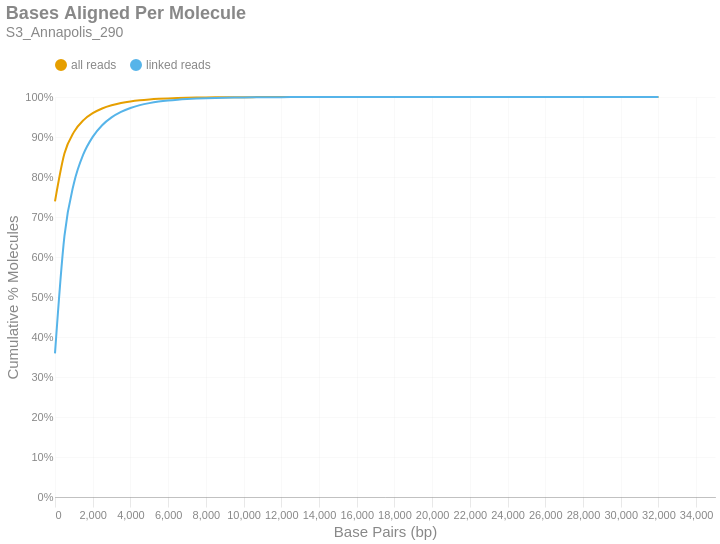

Source (notebook cell):
### Markdown cell above
### Bases Aligned Per Molecule
This is a cumulative frequency distribution showing the number of base pairs aligned per unique molecule. These data are shown in 500 bp bins. There are two distributions: one with `all reads` (yellow) and another with only `linked reads` (blue). The percent of molecules in the `linked reads` distribution is relative to the total number of linked molecules.

### Code cell
if SKIPLR:
    print_html(f"Skipped")
else:
    binned_df = consolidated_hist(valids['aligned_bp'], mask, 500, True)
    with SafeRender(binned_df):
        (
            density_plot(binned_df, 'Bases Aligned Per Molecule', samplename, 'basesper')
            .encode(
                x=alt.X('bin:Q', title="Base Pairs (bp)").axis(tickMinStep=500).scale(padding=0),
                y=alt.Y('value:Q', title='Cumulative % Molecules')
                    .axis(format='%')
                    .scale(domain = [0,1])
                    .stack(False),
                color=alt.Color("key:N").scale(domain = ["all reads", "linked reads"]),
                tooltip = [
                    alt.Tooltip("key:N", title = "Data Type"),
                    alt.Tooltip("range_label:N", title="Bases Aligned Per Molecule"),
                    alt.Tooltip("value:Q", format = ".2%", title="% Molecules (Cum.)")
                ]
            )
        ).display()

### Figure 1 — Vega-Lite specification as saved in the notebook (floating-point values rounded to 4 significant figures)
{"width": "container", "height": 400, "config": {"title": {"anchor": "start", "dy": -15, "fontSize": 18, "color": "#888888", "subtitleColor": "#888888", "subtitleFontSize": 14}, "arc": {"fill": "#0072B2"}, "axis": {"domainColor": "#888888", "domainWidth": 0.5, "gridWidth": 0.2, "grid": false, "titleFontWeight": 400, "titleFontSize": 15, "labelFontSize": 11, "labelColor": "#888888", "tickColor": "#888888", "tickWidth": 0.2, "titleColor": "#888888"}, "axisBand": {"grid": false}, "axisX": {"grid": true, "tickSize": 10, "domainCap": "round"}, "axisY": {"domain": false, "grid": true, "tickSize": 0, "domainCap": "round"}, "background": "transparent", "header": {"labelFontSize": 15, "labelColor": "#888888", "titleFontSize": 15, "titleFontWeight": 600, "titleColor": "#888888"}, "legend": {"labelFont": "sans-serif", "labelFontSize": 12, "labelColor": "#888888", "symbolSize": 100, "symbolType": "circle", "titleFontSize": 12, "titlePadding": 10, "titleColor": "#888888", "title": null, "orient": "top"}, "range": {"category": ["#E69F00", "#56B4E9", "#009E73", "#F0E442", "#0072B2", "#D55E00", "#CC79A7", "#000000"], "diverging": ["#cfe8f3", "#a2d4ec", "#73bfe2", "#46abdb", "#1696d2", "#12719e"]}, "area": {"fill": "#0072B2", "fillOpacity": 0.7, "line": true, "strokeOpacity": 0.7}, "line": {"color": "#0072B2", "stroke": "#0072B2", "strokeWidth": 2}, "trail": {"color": "#0072B2", "stroke": "#0072B2", "strokeWidth": 0, "size": 1}, "point": {"filled": true, "fillOpacity": 1.0, "size": 95}, "text": {"color": "#888888", "fontSize": 11, "align": "right", "fontWeight": 400, "size": 11}, "bar": {"fill": "#0072B2", "stroke": null}, "view": {"stroke": null, "continuousWidth": 660, "continuousHeight": 400}}, "data": {"name": "data-26835873ea202a875b32f26826bb5043"}, "mark": {"type": "line", "interpolate": "monotone", "point": {"opacity": 0, "size": 275}}, "encoding": {"color": {"field": "key", "scale": {"domain": ["all reads", "linked reads"]}, "type": "nominal"}, "tooltip": [{"field": "key", "title": "Data Type", "type": "nominal"}, {"field": "range_label", "title": "Bases Aligned Per Molecule", "type": "nominal"}, {"field": "value", "format": ".2%", "title": "% Molecules (Cum.)", "type": "quantitative"}], "x": {"axis": {"tickMinStep": 500}, "field": "bin", "scale": {"padding": 0}, "title": "Base Pairs (bp)", "type": "quantitative"}, "y": {"axis": {"format": "%"}, "field": "value", "scale": {"domain": [0, 1]}, "stack": false, "title": "Cumulative % Molecules", "type": "quantitative"}}, "params": [{"name": "param_c36ac31b6afebe62", "select": {"type": "point", "fields": ["key"]}, "bind": "legend"}], "title": {"text": "Bases Aligned Per Molecule", "subtitle": "S3_Annapolis_290"}, "transform": [{"fold": ["all reads (cumsum)", "linked reads (cumsum)"]}, {"calculate": "replace(datum.key, ' (cumsum)', '')", "as": "key"}, {"filter": {"param": "param_c36ac31b6afebe62"}}], "usermeta": {"embedOptions": {"downloadFileName": "S3_Annapolis_290.basesper"}}, "$schema": "https://vega.github.io/schema/vega-lite/v6.1.0.json", "datasets": {"data-26835873ea202a875b32f26826bb5043": [{"bin": "0.0", "interval": "0.0-500.0", "all reads": 0.7391, "linked reads": 0.3589, "all reads (cumsum)": 0.7391, "linked reads (cumsum)": 0.3589, "range_label": "0-499"}, {"bin": "500.0", "interval": "500.0-1000.0", "all reads": 0.1195, "linked reads": 0.293, "all reads (cumsum)": 0.8586, "linked reads (cumsum)": 0.6519, "range_label": "500-999"}, {"bin": "1000.0", "interval": "1000.0-1500.0", "all reads": 0.05354, "linked reads": 0.1318, "all reads (cumsum)": 0.9122, "linked reads (cumsum)": 0.7838, "range_label": "1000-1499"}, {"bin": "1500.0", "interval": "1500.0-2000.0", "all reads": 0.02948, "linked reads": 0.07259, "all reads (cumsum)": 0.9417, "linked reads (cumsum)": 0.8564, "range_label": "1500-1999"}, {"bin": "2000.0", "interval": "2000.0-2500.0", "all reads": 0.01784, "linked reads": 0.04394, "all reads (cumsum)": 0.9595, "linked reads (cumsum)": 0.9003, "range_label": "2000-2499"}, {"bin": "2500.0", "interval": "2500.0-3000.0", "all reads": 0.01184, "linked reads": 0.02917, "all reads (cumsum)": 0.9714, "linked reads (cumsum)": 0.9295, "range_label": "2500-2999"}, {"bin": "3000.0", "interval": "3000.0-3500.0", "all reads": 0.007933, "linked reads": 0.01954, "all reads (cumsum)": 0.9793, "linked reads (cumsum)": 0.949, "range_label": "3000-3499"}, {"bin": "3500.0", "interval": "3500.0-4000.0", "all reads": 0.005578, "linked reads": 0.01374, "all reads (cumsum)": 0.9849, "linked reads (cumsum)": 0.9627, "range_label": "3500-3999"}, {"bin": "4000.0", "interval": "4000.0-4500.0", "all reads": 0.004005, "linked reads": 0.009861, "all reads (cumsum)": 0.9889, "linked reads (cumsum)": 0.9726, "range_label": "4000-4499"}, {"bin": "4500.0", "interval": "4500.0-5000.0", "all reads": 0.002871, "linked reads": 0.007069, "all reads (cumsum)": 0.9917, "linked reads (cumsum)": 0.9797, "range_label": "4500-4999"}, {"bin": "5000.0", "interval": "5000.0-5500.0", "all reads": 0.002057, "linked reads": 0.005066, "all reads (cumsum)": 0.9938, "linked reads (cumsum)": 0.9847, "range_label": "5000-5499"}, {"bin": "5500.0", "interval": "5500.0-6000.0", "all reads": 0.001556, "linked reads": 0.003831, "all reads (cumsum)": 0.9954, "linked reads (cumsum)": 0.9886, "range_label": "5500-5999"}, {"bin": "6000.0", "interval": "6000.0-6500.0", "all reads": 0.001131, "linked reads": 0.002785, "all reads (cumsum)": 0.9965, "linked reads (cumsum)": 0.9913, "range_label": "6000-6499"}, {"bin": "6500.0", "interval": "6500.0-7000.0", "all reads": 0.0008484, "linked reads": 0.002089, "all reads (cumsum)": 0.9973, "linked reads (cumsum)": 0.9934, "range_label": "6500-6999"}, {"bin": "7000.0", "interval": "7000.0-7500.0", "all reads": 0.0006426, "linked reads": 0.001582, "all reads (cumsum)": 0.998, "linked reads (cumsum)": 0.995, "range_label": "7000-7499"}, {"bin": "7500.0", "interval": "7500.0-8000.0", "all reads": 0.0004773, "linked reads": 0.001175, "all reads (cumsum)": 0.9984, "linked reads (cumsum)": 0.9962, "range_label": "7500-7999"}, {"bin": "8000.0", "interval": "8000.0-8500.0", "all reads": 0.0003593, "linked reads": 0.0008848, "all reads (cumsum)": 0.9988, "linked reads (cumsum)": 0.9971, "range_label": "8000-8499"}, {"bin": "8500.0", "interval": "8500.0-9000.0", "all reads": 0.0002789, "linked reads": 0.0006868, "all reads (cumsum)": 0.9991, "linked reads (cumsum)": 0.9978, "range_label": "8500-8999"}, {"bin": "9000.0", "interval": "9000.0-9500.0", "all reads": 0.0002026, "linked reads": 0.000499, "all reads (cumsum)": 0.9993, "linked reads (cumsum)": 0.9983, "range_label": "9000-9499"}, {"bin": "9500.0", "interval": "9500.0-10000.0", "all reads": 0.0001596, "linked reads": 0.000393, "all reads (cumsum)": 0.9995, "linked reads (cumsum)": 0.9986, "range_label": "9500-9999"}, {"bin": "10000.0", "interval": "10000.0-10500.0", "all reads": 0.000122, "linked reads": 0.0003004, "all reads (cumsum)": 0.9996, "linked reads (cumsum)": 0.9989, "range_label": "10000-10499"}, {"bin": "10500.0", "interval": "10500.0-11000.0", "all reads": 9.777e-05, "linked reads": 0.0002407, "all reads (cumsum)": 0.9997, "linked reads (cumsum)": 0.9992, "range_label": "10500-10999"}, {"bin": "11000.0", "interval": "11000.0-11500.0", "all reads": 7.855e-05, "linked reads": 0.0001934, "all reads (cumsum)": 0.9997, "linked reads (cumsum)": 0.9994, "range_label": "11000-11499"}, {"bin": "11500.0", "interval": "11500.0-12000.0", "all reads": 6.246e-05, "linked reads": 0.0001538, "all reads (cumsum)": 0.9998, "linked reads (cumsum)": 0.9995, "range_label": "11500-11999"}, {"bin": "12000.0", "interval": "12000.0-12500.0", "all reads": 4.053e-05, "linked reads": 9.98e-05, "all reads (cumsum)": 0.9999, "linked reads (cumsum)": 0.9996, "range_label": "12000-12499"}, {"bin": "12500.0", "interval": "12500.0-13000.0", "all reads": 2.904e-05, "linked reads": 7.15e-05, "all reads (cumsum)": 0.9999, "linked reads (cumsum)": 0.9997, "range_label": "12500-12999"}, {"bin": "13000.0", "interval": "13000.0-13500.0", "all reads": 2.799e-05, "linked reads": 6.893e-05, "all reads (cumsum)": 0.9999, "linked reads (cumsum)": 0.9998, "range_label": "13000-13499"}, {"bin": "13500.0", "interval": "13500.0-14000.0", "all reads": 1.629e-05, "linked reads": 4.012e-05, "all reads (cumsum)": 0.9999, "linked reads (cumsum)": 0.9998, "range_label": "13500-13999"}, {"bin": "14000.0", "interval": "14000.0-14500.0", "all reads": 1.671e-05, "linked reads": 4.115e-05, "all reads (cumsum)": 0.9999, "linked reads (cumsum)": 0.9999, "range_label": "14000-14499"}, {"bin": "14500.0", "interval": "14500.0-15000.0", "all reads": 1.128e-05, "linked reads": 2.778e-05, "all reads (cumsum)": 1.0, "linked reads (cumsum)": 0.9999, "range_label": "14500-14999"}, {"bin": "15000.0", "interval": "15000.0-15500.0", "all reads": 1.045e-05, "linked reads": 2.572e-05, "all reads (cumsum)": 1.0, "linked reads (cumsum)": 0.9999, "range_label": "15000-15499"}, {"bin": "15500.0", "interval": "15500.0-16000.0", "all reads": 7.312e-06, "linked reads": 1.8e-05, "all reads (cumsum)": 1.0, "linked reads (cumsum)": 0.9999, "range_label": "15500-15999"}, {"bin": "16000.0", "interval": "16000.0-16500.0", "all reads": 8.774e-06, "linked reads": 2.161e-05, "all reads (cumsum)": 1.0, "linked reads (cumsum)": 0.9999, "range_label": "16000-16499"}, {"bin": "16500.0", "interval": "16500.0-17000.0", "all reads": 4.387e-06, "linked reads": 1.08e-05, "all reads (cumsum)": 1.0, "linked reads (cumsum)": 1.0, "range_label": "16500-16999"}, {"bin": "17000.0", "interval": "17000.0-17500.0", "all reads": 3.342e-06, "linked reads": 8.231e-06, "all reads (cumsum)": 1.0, "linked reads (cumsum)": 1.0, "range_label": "17000-17499"}, {"bin": "17500.0", "interval": "17500.0-18000.0", "all reads": 3.134e-06, "linked reads": 7.716e-06, "all reads (cumsum)": 1.0, "linked reads (cumsum)": 1.0, "range_label": "17500-17999"}, {"bin": "18000.0", "interval": "18000.0-18500.0", "all reads": 1.88e-06, "linked reads": 4.63e-06, "all reads (cumsum)": 1.0, "linked reads (cumsum)": 1.0, "range_label": "18000-18499"}, {"bin": "18500.0", "interval": "18500.0-19000.0", "all reads": 1.253e-06, "linked reads": 3.087e-06, "all reads (cumsum)": 1.0, "linked reads (cumsum)": 1.0, "range_label": "18500-18999"}, {"bin": "19000.0", "interval": "19000.0-19500.0", "all reads": 1.671e-06, "linked reads": 4.115e-06, "all reads (cumsum)": 1.0, "linked reads (cumsum)": 1.0, "range_label": "19000-19499"}, {"bin": "19500.0", "interval": "19500.0-20000.0", "all reads": 1.045e-06, "linked reads": 2.572e-06, "all reads (cumsum)": 1.0, "linked reads (cumsum)": 1.0, "range_label": "19500-19999"}, {"bin": "20000.0", "interval": "20000.0-20500.0", "all reads": 4.178e-07, "linked reads": 1.029e-06, "all reads (cumsum)": 1.0, "linked reads (cumsum)": 1.0, "range_label": "20000-20499"}, {"bin": "20500.0", "interval": "20500.0-21000.0", "all reads": 4.178e-07, "linked reads": 1.029e-06, "all reads (cumsum)": 1.0, "linked reads (cumsum)": 1.0, "range_label": "20500-20999"}, {"bin": "21000.0", "interval": "21000.0-21500.0", "all reads": 8.356e-07, "linked reads": 2.058e-06, "all reads (cumsum)": 1.0, "linked reads (cumsum)": 1.0, "range_label": "21000-21499"}, {"bin": "21500.0", "interval": "21500.0-22000.0", "all reads": 6.267e-07, "linked reads": 1.543e-06, "all reads (cumsum)": 1.0, "linked reads (cumsum)": 1.0, "range_label": "21500-21999"}, {"bin": "22000.0", "interval": "22000.0-22500.0", "all reads": 2.089e-07, "linked reads": 5.144e-07, "all reads (cumsum)": 1.0, "linked reads (cumsum)": 1.0, "range_label": "22000-22499"}, {"bin": "22500.0", "interval": "22500.0-23000.0", "all reads": 6.267e-07, "linked reads": 1.543e-06, "all reads (cumsum)": 1.0, "linked reads (cumsum)": 1.0, "range_label": "22500-22999"}, {"bin": "23000.0", "interval": "23000.0-23500.0", "all reads": 2.089e-07, "linked reads": 5.144e-07, "all reads (cumsum)": 1.0, "linked reads (cumsum)": 1.0, "range_label": "23000-23499"}, {"bin": "23500.0", "interval": "23500.0-24000.0", "all reads": 0.0, "linked reads": 0.0, "all reads (cumsum)": 1.0, "linked reads (cumsum)": 1.0, "range_label": "23500-23999"}, {"bin": "24000.0", "interval": "24000.0-24500.0", "all reads": 2.089e-07, "linked reads": 5.144e-07, "all reads (cumsum)": 1.0, "linked reads (cumsum)": 1.0, "range_label": "24000-24499"}, {"bin": "24500.0", "interval": "24500.0-25000.0", "all reads": 0.0, "linked reads": 0.0, "all reads (cumsum)": 1.0, "linked reads (cumsum)": 1.0, "range_label": "24500-24999"}, {"bin": "25000.0", "interval": "25000.0-25500.0", "all reads": 2.089e-07, "linked reads": 5.144e-07, "all reads (cumsum)": 1.0, "linked reads (cumsum)": 1.0, "range_label": "25000-25499"}, {"bin": "25500.0", "interval": "25500.0-26000.0", "all reads": 0.0, "linked reads": 0.0, "all reads (cumsum)": 1.0, "linked reads (cumsum)": 1.0, "range_label": "25500-25999"}, {"bin": "26000.0", "interval": "26000.0-26500.0", "all reads": 0.0, "linked reads": 0.0, "all reads (cumsum)": 1.0, "linked reads (cumsum)": 1.0, "range_label": "26000-26499"}, {"bin": "26500.0", "interval": "26500.0-27000.0", "all reads": 0.0, "linked reads": 0.0, "all reads (cumsum)": 1.0, "linked reads (cumsum)": 1.0, "range_label": "26500-26999"}, {"bin": "27000.0", "interval": "27000.0-27500.0", "all reads": 0.0, "linked reads": 0.0, "all reads (cumsum)": 1.0, "linked reads (cumsum)": 1.0, "range_label": "27000-27499"}, {"bin": "27500.0", "interval": "27500.0-28000.0", "all reads": 0.0, "linked reads": 0.0, "all reads (cumsum)": 1.0, "linked reads (cumsum)": 1.0, "range_label": "27500-27999"}, {"bin": "28000.0", "interval": "28000.0-28500.0", "all reads": 0.0, "linked reads": 0.0, "all reads (cumsum)": 1.0, "linked reads (cumsum)": 1.0, "range_label": "28000-28499"}, {"bin": "28500.0", "interval": "28500.0-29000.0", "all reads": 0.0, "linked reads": 0.0, "all reads (cumsum)": 1.0, "linked reads (cumsum)": 1.0, "range_label": "28500-28999"}, {"bin": "29000.0", "interval": "29000.0-29500.0", "all reads": 0.0, "linked reads": 0.0, "all reads (cumsum)": 1.0, "linked reads (cumsum)": 1.0, "range_label": "29000-29499"}, {"bin": "29500.0", "interval": "29500.0-30000.0", "all reads": 0.0, "linked reads": 0.0, "all reads (cumsum)": 1.0, "linked reads (cumsum)": 1.0, "range_label": "29500-29999"}, {"bin": "30000.0", "interval": "30000.0-30500.0", "all reads": 0.0, "linked reads": 0.0, "all reads (cumsum)": 1.0, "linked reads (cumsum)": 1.0, "range_label": "30000-30499"}, {"bin": "30500.0", "interval": "30500.0-31000.0", "all reads": 0.0, "linked reads": 0.0, "all reads (cumsum)": 1.0, "linked reads (cumsum)": 1.0, "range_label": "30500-30999"}, {"bin": "31000.0", "interval": "31000.0-31500.0", "all reads": 0.0, "linked reads": 0.0, "all reads (cumsum)": 1.0, "linked reads (cumsum)": 1.0, "range_label": "31000-31499"}, {"bin": "31500.0", "interval": "31500.0-32000.0", "all reads": 0.0, "linked reads": 0.0, "all reads (cumsum)": 1.0, "linked reads (cumsum)": 1.0, "range_label": "31500-31999"}, {"bin": "32000.0", "interval": "32000.0-32500.0", "all reads": 2.089e-07, "linked reads": 5.144e-07, "all reads (cumsum)": 1.0, "linked reads (cumsum)": 1.0, "range_label": "32000-32499"}]}}
